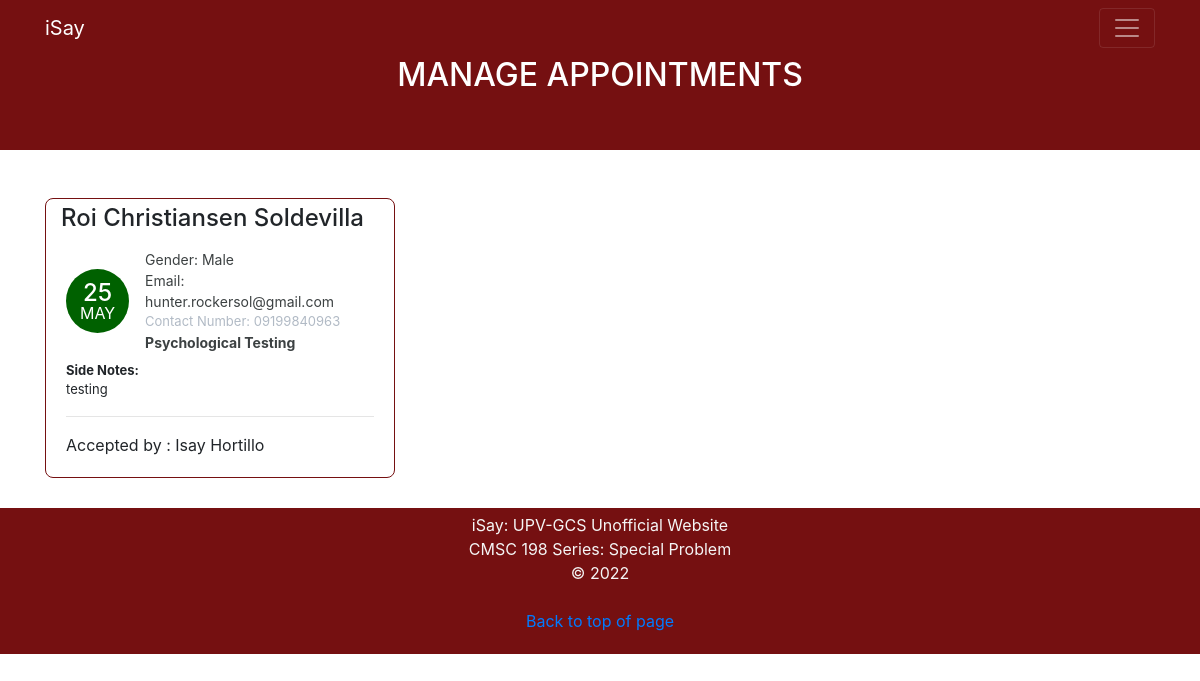
The app's page /manage-appointments/, older data.
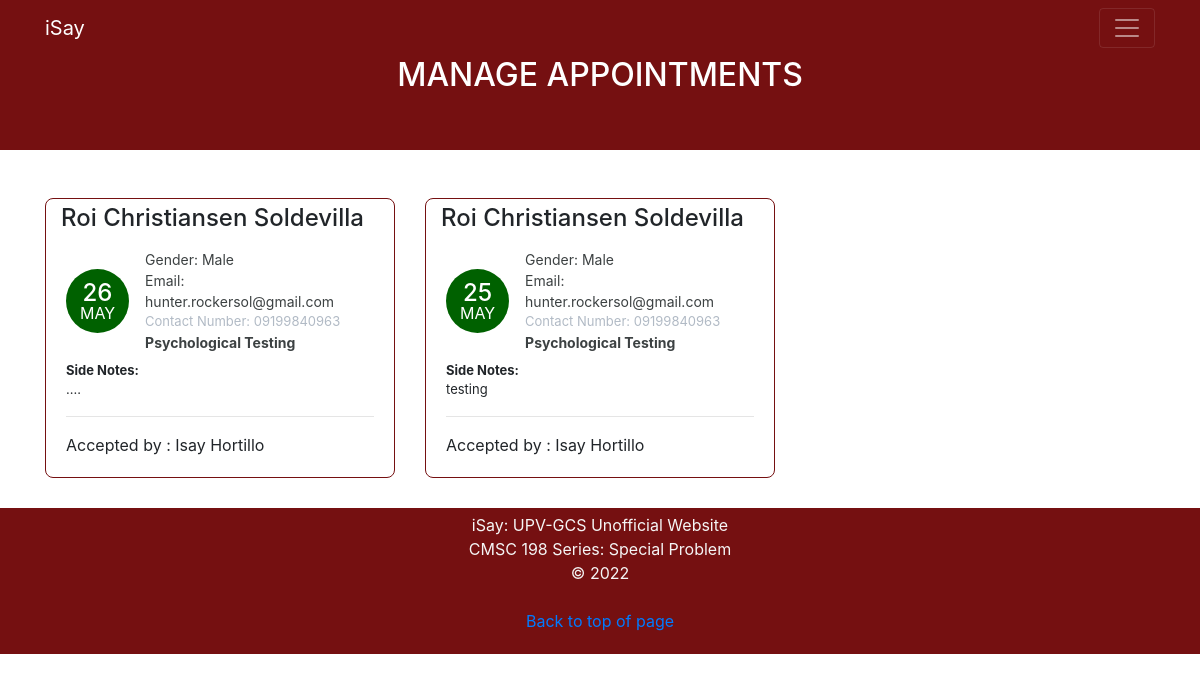
The same page, newer data.
### isay/models.py (models this page shows, shortened)
class Appointment(models.Model):
    SERVICES_CHOICES = (
        ('Counseling', 'Counseling'),
        ('Psychological Testing', 'Psychological Testing'),
        ('Career Guidance, Graduate Placement and Follow-up', 'Career Guidance, Graduate Placement and Follow-up'),
        ('Human Development Services', 'Human Development Services'),
        ('Peer Facilitating Program', 'Peer Facilitating Program'),
    )
    COLLEGE = (
        ('CAS', 'CAS'),
        ('CM', 'CM'),
        ('SOTECH', 'SOTECH'),
        ('CFOS', 'CFOS'),
        ('UPVHS', 'UPVHS'),
        ('UPVTC', 'UPVTC'),
    )
    GENDER = (
        ('Male', 'Male'),
        ('Female', 'Female'),
        ('Other', 'Other'),
    )
    first_name = models.CharField(max_length=50)
    last_name = models.CharField(max_length=50)
    email = models.CharField(max_length=50)
    services = models.CharField(max_length=100,choices=SERVICES_CHOICES)
    college = models.CharField(max_length=100,choices=COLLEGE)
    gender = models.CharField(max_length=100,choices=GENDER)
    phone = models.CharField(max_length=12)
    request = models.TextField(blank=True)
    sent_date = models.DateField(auto_now_add=True)
    accepted = models.BooleanField(default=False)
    who_accepted_f = models.CharField(max_length=50, blank= True)
    who_accepted_l = models.CharField(max_length=50, blank= True)
    accepted_date = models.DateField(auto_now_add=False, null=True, blank=True)
    class Meta:
        ordering = ["-sent_date"]

### isay/views.py (the view, shortened to what this page needs)
# urls.py: path("manage-appointments/", ManageAppointmentTemplateView.as_view(), name="manage"),
class ManageAppointmentTemplateView(ListView):
    template_name = "manage-appointments.html"
    model = Appointment
    context_object_name = "appointments"
    login_required = True
    paginate_by = 3
    def get_context_data(self, *args, **kwargs):
        context = super().get_context_data(*args, **kwargs)
        appointments = Appointment.objects.all()
        context.update({
            "title": "Manage Appointments"
        })
        return context

### templates/manage-appointments.html (shortened to what this page needs)
{% extends 'base.html' %}
{% block content %}
    <div class="text-center mb-4" style="background-color: rgb(117, 16, 17);">
      <div class="container text-white" style="background-color: rgb(117, 16, 17);">
        <h2>
          MANAGE APPOINTMENTS
        </h2><br><br>
      </div>
    </div>
    <div class="container mt-5">
        <div class="row">
        {% for app in appointments %}
            <div class="col-lg-4">
                <div class="card card-margin">
                    <div class="card-header no-border">
                        <h4 class="card-title">{{app.first_name}} {{app.last_name}}</h4>
                    </div>
                    <div class="card-body pt-0">
                        <div class="widget-49">
                            <div class="widget-49-title-wrapper">
                                <div class="widget-49-date-primary">
                                    <span class="widget-49-date-day">{{app.sent_date|date:"d"}}</span>
                                    <span class="widget-49-date-month">{{app.sent_date|date:"M"}}</span>
                                </div>
                                <div class="widget-49-meeting-info">
                                    <span class="widget-49-pro-title">Gender: {{app.gender}}</span>
                                    <span class="widget-49-pro-title">Email: {{app.email}}</span>
                                    <span class="widget-49-meeting-time">Contact Number: {{app.phone}}</span>
                                    <span class="widget-49-pro-title"><b>{{app.services}}</b></span>
                                </div>
                            </div>
                            <div class="widget-49-meeting-points">
                                <span><b>Side Notes:</b><br>{{app.request}}</span>
                            </div>
                            <hr class="w-100">
                            {% if app.accepted == False %}
                            <form method="POST" action="{% url 'manage' %}">
                            {% csrf_token %}
                            <div class="form-group">
                                <input type="date" name="date" class="form-control mb-2"
                                    placeholder="dd-mm-yyyy" value=""
                                    min="1997-01-01" max="2030-12-31">
                                    <input hidden="true" name="appointment-id" value="{{app.id}}">
                                <input class="btn-block form-control" type="submit" value="Accept" style="color: whitesmoke; background-color: rgb(117, 16, 17);">
                            </div>
                            </form>
                            {% else %}
                              <span class="widget-49-meeting-time">Accepted by : {{app.who_accepted_f}} {{app.who_accepted_l}}</span>
                            {% endif %}
                        </div>
                    </div>
                </div>
            </div>
        {% endfor %}
        </div>
    </div>
{% endblock content %}

### templates/base.html (shortened to what this page needs)
 {% load static %}
<!DOCTYPE html>
<html lang="en">
<head>
  <link href=" {% static 'css/bootstrap.min.css' %}" rel="stylesheet">
  <link rel="stylesheet" href="https://cdnjs.cloudflare.com/ajax/libs/font-awesome/5.15.3/css/all.min.css" />
  <link rel="stylesheet" href=" {% static 'css/styles.css' %}" />
</head>
<body>
    <nav class="navbar navbar-dark navigation-clean-search"
    style="background-color: rgb(117, 16, 17);">
        <div class="container"><a class="navbar-brand" href="{% url 'home2' %}">iSay</a>
            <button class="navbar-toggler" data-toggle="collapse" data-target="#navcol-1">
                <span class="navbar-toggler-icon"></span>
            </button>
        </div>
    </nav>
{% block content %}{% endblock content %}
    <div class="footer" id = "container" style="display: flex; justify-content: center; text-align: center; padding: 5px; background-color: rgb(117, 16, 17); color: whitesmoke;"><p>iSay: UPV-GCS Unofficial Website<br>CMSC 198 Series: Special Problem<br>&copy; 2022<br><br><a href="#top">Back to top of page</a></p>
    </div>
</body>
</html>

Row changes from the older to the newer data that the page shows:
added Appointment: first_name "Roi Christiansen", last_name "Soldevilla", sent_date "26", sent_date "MAY", gender "Male", email "hunter.rockersol@gmail.com", phone "09199840963", services "Psychological Testing", request "....", who_accepted_f "Isay", who_accepted_l "Hortillo"
